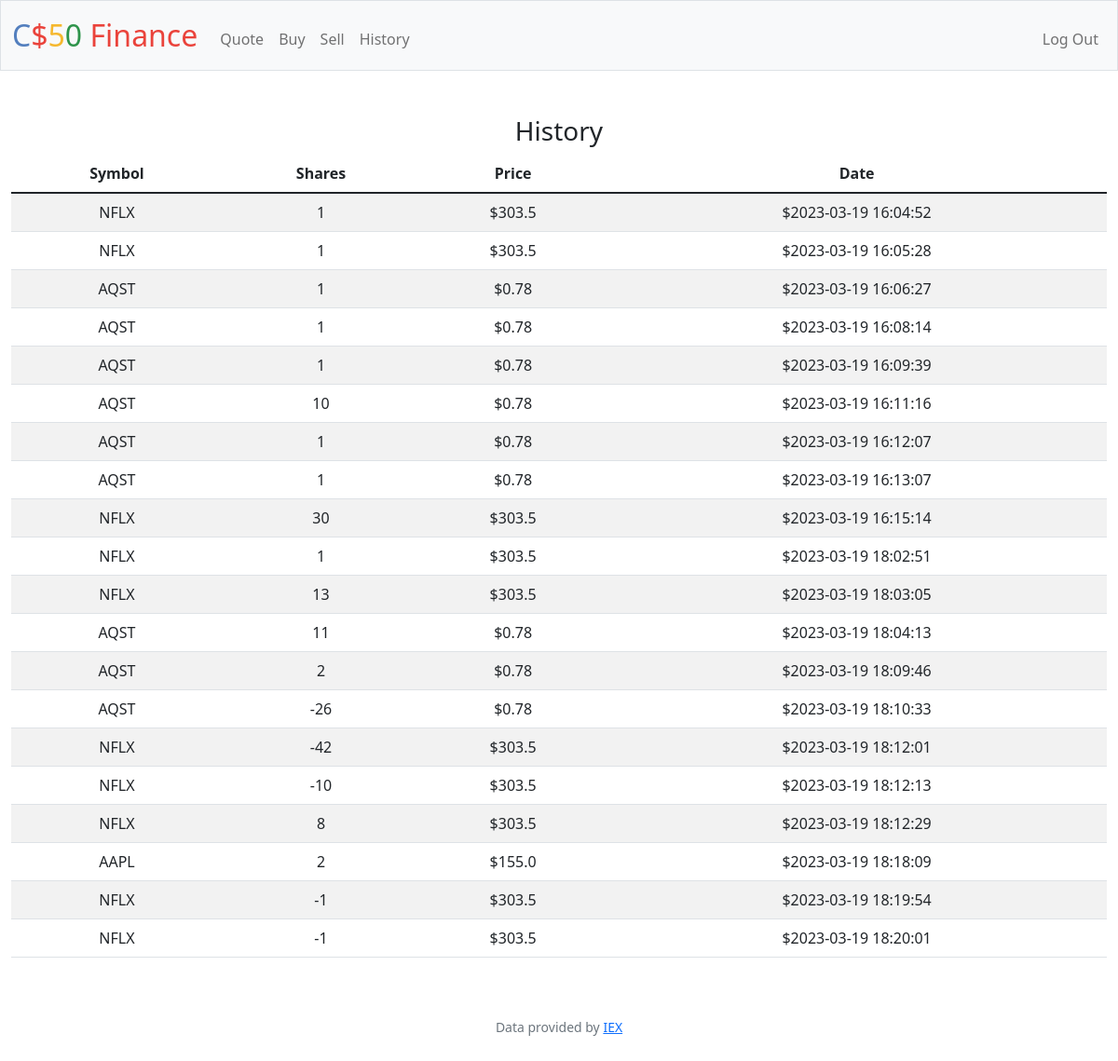
The app's page /history (signed in) with its own data.
### tables this page shows
CREATE TABLE 'transactions' ('id' INTEGER PRIMARY KEY AUTOINCREMENT NOT NULL, 'user_id' INTEGER, 'symbol' TEXT,'shares' INTEGER, 'price' REAL, 'date' DATETIME);

### pset9/finance/app.py (the view)
@app.route("/history")
@login_required
def history():
    user_id=session["user_id"]
    transactions = db.execute("SELECT * FROM transactions WHERE user_id=?", user_id)
    return render_template("history.html", transactions=transactions)

### pset9/finance/app.py (called while the page is built)
@app.after_request
def after_request(response):
    response.headers["Cache-Control"] = "no-cache, no-store, must-revalidate"
    response.headers["Expires"] = 0
    response.headers["Pragma"] = "no-cache"
    return response

### pset9/finance/helpers.py (called while the page is built)
def login_required(f):
    @wraps(f)
    def decorated_function(*args, **kwargs):
        if session.get("user_id") is None:
            return redirect("/login")
        return f(*args, **kwargs)
    return decorated_function

### pset9/finance/templates/history.html (shortened to what this page needs)
{% extends "layout.html" %}
{% block main %}
    <h3>History</h3>
    <table class="table table-striped">
        <thead>
            <tr>
                <th>Symbol</th>
                <th>Shares</th>
                <th>Price</th>
                <th>Date</th>
            </tr>
        </thead>
        <tbody>
            {% for row in transactions %}
            <tr>
                <td>{{ row["symbol"] }}</td>
                <td>{{ row["shares"] }}</td>
                <td>${{ row["price"]|round(2) }}</td>
                <td>${{ row["date"] }}</td>
            </tr>
            {% endfor %}
        </tbody>
    </table>
{% endblock %}

### records on screen
transactions: symbol "NFLX", shares "1", price "303.5", date "2023-03-19 16:04:52"
transactions: symbol "NFLX", shares "1", price "303.5", date "2023-03-19 16:05:28"
transactions: symbol "AQST", shares "1", price "0.78", date "2023-03-19 16:06:27"
transactions: symbol "AQST", shares "1", price "0.78", date "2023-03-19 16:08:14"
transactions: symbol "AQST", shares "1", price "0.78", date "2023-03-19 16:09:39"
transactions: symbol "AQST", shares "10", price "0.78", date "2023-03-19 16:11:16"
transactions: symbol "AQST", shares "1", price "0.78", date "2023-03-19 16:12:07"
transactions: symbol "AQST", shares "1", price "0.78", date "2023-03-19 16:13:07"
transactions: symbol "NFLX", shares "30", price "303.5", date "2023-03-19 16:15:14"
transactions: symbol "NFLX", shares "1", price "303.5", date "2023-03-19 18:02:51"
transactions: symbol "NFLX", shares "13", price "303.5", date "2023-03-19 18:03:05"
transactions: symbol "AQST", shares "11", price "0.78", date "2023-03-19 18:04:13"
transactions: symbol "AQST", shares "2", price "0.78", date "2023-03-19 18:09:46"
transactions: symbol "AQST", shares "-26", price "0.78", date "2023-03-19 18:10:33"
transactions: symbol "NFLX", shares "-42", price "303.5", date "2023-03-19 18:12:01"
transactions: symbol "NFLX", shares "-10", price "303.5", date "2023-03-19 18:12:13"
transactions: symbol "NFLX", shares "8", price "303.5", date "2023-03-19 18:12:29"
transactions: symbol "AAPL", shares "2", price "155.0", date "2023-03-19 18:18:09"
transactions: symbol "NFLX", shares "-1", price "303.5", date "2023-03-19 18:19:54"
transactions: symbol "NFLX", shares "-1", price "303.5", date "2023-03-19 18:20:01"
